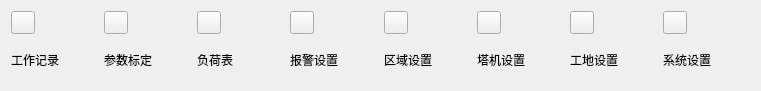
   <widget class="QWidget" name="widget_button" native="true">
    <property name="geometry">
     <rect>
      <x>0</x>
      <y>880</y>
      <width>761</width>
      <height>91</height>
     </rect>
    </property>
    <property name="styleSheet">
     <string notr="true">


</string>
    </property>
    <layout class="QHBoxLayout" name="horizontalLayout">
     <item>
      <layout class="QVBoxLayout" name="verticalLayout_2">
       <item>
        <widget class="QToolButton" name="tbwork">
         <property name="styleSheet">
          <string notr="true">
QToolButton#tbwork:hover
{
	border-image:url(:/icon/Z_Gz.png);
   border-radius:4px;
}</string>
         </property>
         <property name="text">
          <string/>
         </property>
        </widget>
       </item>
       <item>
        <widget class="QLabel" name="label_15">
         <property name="styleSheet">
          <string notr="true">color: rgb(255, 255, 255);
border-image: \*url();</string>
         </property>
         <property name="text">
          <string>工作记录</string>
         </property>
        </widget>
       </item>
      </layout>
     </item>
     <item>
      <layout class="QVBoxLayout" name="verticalLayout_5">
       <item>
        <widget class="QToolButton" name="tbparameter">
         <property name="styleSheet">
          <string notr="true">
QToolButton#tbparameter:hover
{

	border-image:url(:/icon/Z_Cs.png);
   	border-radius:5px;

}</string>
         </property>
         <property name="text">
          <string/>
         </property>
        </widget>
       </item>
       <item>
        <widget class="QLabel" name="label_16">
         <property name="styleSheet">
          <string notr="true">color: rgb(255, 255, 255);
border-image: \*url();</string>
         </property>
         <property name="text">
          <string>参数标定</string>
         </property>
        </widget>
       </item>
      </layout>
     </item>
     <item>
      <layout class="QVBoxLayout" name="verticalLayout_6">
       <item>
        <widget class="QToolButton" name="tbload">
         <property name="styleSheet">
          <string notr="true">
QToolButton#tbload:hover
{

	border-image:url(:/icon/Z_Fh.png);
	border-radius:5px;
}
</string>
         </property>
         <property name="text">
          <string/>
         </property>
        </widget>
       </item>
       <item>
        <widget class="QLabel" name="label_17">
         <property name="styleSheet">
          <string notr="true">color: rgb(255, 255, 255);
border-image: \*url();</string>
         </property>
         <property name="text">
          <string>负荷表</string>
         </property>
        </widget>
       </item>
      </layout>
     </item>
     <item>
      <layout class="QVBoxLayout" name="verticalLayout_7">
       <item>
        <widget class="QToolButton" name="tbwarning">
         <property name="styleSheet">
          <string notr="true">QToolButton#tbwarning:hover
{

	border-image:url(:/icon/Z_Bj.png);
	border-radius:5px;
}</string>
         </property>
         <property name="text">
          <string/>
         </property>
        </widget>
       </item>
       <item>
        <widget class="QLabel" name="label_18">
         <property name="styleSheet">
          <string notr="true">color: rgb(255, 255, 255);
border-image: \*url();</string>
         </property>
         <property name="text">
          <string>报警设置</string>
         </property>
        </widget>
       </item>
      </layout>
     </item>
     <item>
      <layout class="QVBoxLayout" name="verticalLayout_8">
       <item>
        <widget class="QToolButton" name="tbarea">
         <property name="styleSheet">
          <string notr="true">
QToolButton#tbarea:hover
{

	border-image:url(:/icon/Z_Qy.png);
	border-radius:5px;
}</string>
         </property>
         <property name="text">
          <string/>
         </property>
        </widget>
       </item>
       <item>
        <widget class="QLabel" name="label_19">
         <property name="styleSheet">
          <string notr="true">color: rgb(255, 255, 255);
border-image: \*url();</string>
         </property>
         <property name="text">
          <string>区域设置</string>
         </property>
        </widget>
       </item>
      </layout>
     </item>
     <item>
      <layout class="QVBoxLayout" name="verticalLayout_9">
       <item>
        <widget class="QToolButton" name="tbtower">
         <property name="styleSheet">
          <string notr="true">
QToolButton#tbtower:hover
{

	border-image:url(:/icon/Z_Tj.png);
	border-radius:5px;
}</string>
         </property>
         <property name="text">
          <string/>
         </property>
        </widget>
       </item>
       <item>
        <widget class="QLabel" name="label_20">
         <property name="styleSheet">
          <string notr="true">color: rgb(255, 255, 255);
border-image: \*url();</string>
         </property>
         <property name="text">
          <string>塔机设置</string>
         </property>
        </widget>
       </item>
      </layout>
     </item>
     <item>
      <layout class="QVBoxLayout" name="verticalLayout_10">
       <item>
        <widget class="QToolButton" name="tbconstruction">
         <property name="styleSheet">
          <string notr="true">
QToolButton#tbconstruction:hover
{

	border-image:url(:/icon/Z_Gd.png);
	border-radius:5px;
}</string>
         </property>
         <property name="text">
          <string/>
         </property>
        </widget>
       </item>
       <item>
        <widget class="QLabel" name="label_21">
         <property name="styleSheet">
          <string notr="true">color: rgb(255, 255, 255);
border-image: \*url();</string>
         </property>
         <property name="text">
          <string>工地设置</string>
         </property>
        </widget>
       </item>
      </layout>
     </item>
     <item>
      <layout class="QVBoxLayout" name="verticalLayout_11">
       <item>
        <widget class="QToolButton" name="tbsystem">
         <property name="styleSheet">
          <string notr="true">
QToolButton#tbsystem:hover
{

	border-image:url(:/icon/Z_Xt.png);
	border-radius:5px;
}</string>
         </property>
         <property name="text">
          <string/>
         </property>
        </widget>
       </item>
       <item>
        <widget class="QLabel" name="label_22">
         <property name="styleSheet">
          <string notr="true">color: rgb(255, 255, 255);
border-image: \*url();</string>
         </property>
         <property name="text">
          <string>系统设置</string>
         </property>
        </widget>
       </item>
      </layout>
     </item>
    </layout>
   </widget>
